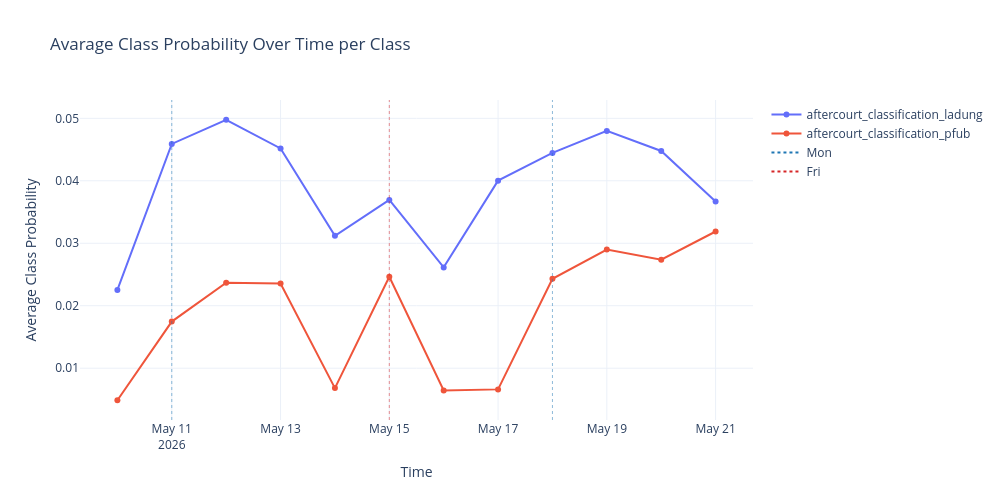

The code cell stored with this chart in its notebook:
### Code cell
plot_time_series(df, title="Avarage Class Probability Over Time per Class", ylabel="Average Class Probability")

### Figure 1 — Plotly figure (JSON) as saved in the notebook; plotly's stock layout.template omitted (floating-point values rounded to 4 significant figures)
{"data": [{"hovertemplate": "Metric=aftercourt_classification_ladung<br>Time=%{x}<br>Average Class Probability=%{y}<extra></extra>", "legendgroup": "aftercourt_classification_ladung", "line": {"color": "#636efa", "dash": "solid"}, "marker": {"symbol": "circle"}, "mode": "lines+markers", "name": "aftercourt_classification_ladung", "orientation": "v", "showlegend": true, "type": "scatter", "x": ["2026-05-10T00:00:00.000000000", "2026-05-11T00:00:00.000000000", "2026-05-12T00:00:00.000000000", "2026-05-13T00:00:00.000000000", "2026-05-14T00:00:00.000000000", "2026-05-15T00:00:00.000000000", "2026-05-16T00:00:00.000000000", "2026-05-17T00:00:00.000000000", "2026-05-18T00:00:00.000000000", "2026-05-19T00:00:00.000000000", "2026-05-20T00:00:00.000000000", "2026-05-21T00:00:00.000000000"], "xaxis": "x", "y": [0.02253, 0.0459, 0.04977, 0.04518, 0.0312, 0.03693, 0.02614, 0.04002, 0.04446, 0.04799, 0.04477, 0.03669], "yaxis": "y"}, {"hovertemplate": "Metric=aftercourt_classification_pfub<br>Time=%{x}<br>Average Class Probability=%{y}<extra></extra>", "legendgroup": "aftercourt_classification_pfub", "line": {"color": "#EF553B", "dash": "solid"}, "marker": {"symbol": "circle"}, "mode": "lines+markers", "name": "aftercourt_classification_pfub", "orientation": "v", "showlegend": true, "type": "scatter", "x": ["2026-05-10T00:00:00.000000000", "2026-05-11T00:00:00.000000000", "2026-05-12T00:00:00.000000000", "2026-05-13T00:00:00.000000000", "2026-05-14T00:00:00.000000000", "2026-05-15T00:00:00.000000000", "2026-05-16T00:00:00.000000000", "2026-05-17T00:00:00.000000000", "2026-05-18T00:00:00.000000000", "2026-05-19T00:00:00.000000000", "2026-05-20T00:00:00.000000000", "2026-05-21T00:00:00.000000000"], "xaxis": "x", "y": [0.004869, 0.01746, 0.0237, 0.02355, 0.006811, 0.02463, 0.006434, 0.006609, 0.02431, 0.02899, 0.02736, 0.03188], "yaxis": "y"}, {"hoverinfo": "skip", "line": {"color": "#1f77b4", "dash": "dot"}, "mode": "lines", "name": "Mon", "showlegend": true, "type": "scatter", "x": ["2026-05-11T00:00:00"], "y": [null]}, {"hoverinfo": "skip", "line": {"color": "#d62728", "dash": "dot"}, "mode": "lines", "name": "Fri", "showlegend": true, "type": "scatter", "x": ["2026-05-15T00:00:00"], "y": [null]}], "layout": {"height": 500, "hovermode": "x unified", "legend": {"title": {"text": ""}, "tracegroupgap": 0}, "shapes": [{"line": {"color": "#1f77b4", "dash": "dot", "width": 1}, "opacity": 0.5, "type": "line", "x0": "2026-05-11T00:00:00", "x1": "2026-05-11T00:00:00", "xref": "x", "y0": 0, "y1": 1, "yref": "y domain"}, {"line": {"color": "#d62728", "dash": "dot", "width": 1}, "opacity": 0.5, "type": "line", "x0": "2026-05-15T00:00:00", "x1": "2026-05-15T00:00:00", "xref": "x", "y0": 0, "y1": 1, "yref": "y domain"}, {"line": {"color": "#1f77b4", "dash": "dot", "width": 1}, "opacity": 0.5, "type": "line", "x0": "2026-05-18T00:00:00", "x1": "2026-05-18T00:00:00", "xref": "x", "y0": 0, "y1": 1, "yref": "y domain"}], "title": {"text": "Avarage Class Probability Over Time per Class"}, "width": 1000, "xaxis": {"anchor": "y", "domain": [0, 1], "title": {"text": "Time"}}, "yaxis": {"anchor": "x", "domain": [0, 1], "title": {"text": "Average Class Probability"}}}}
